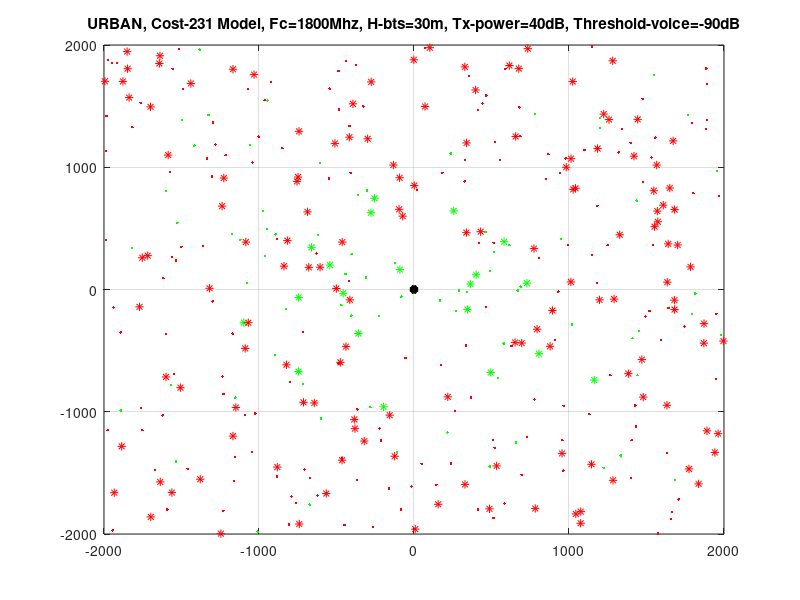
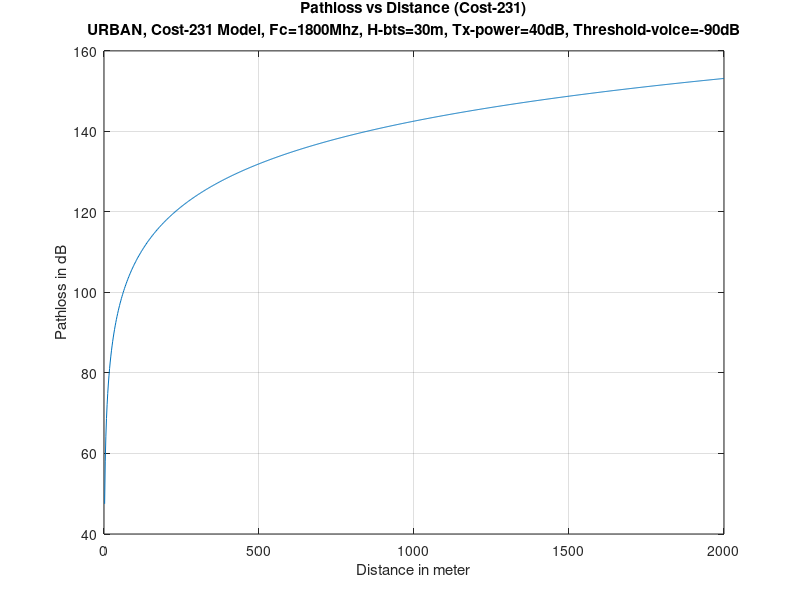
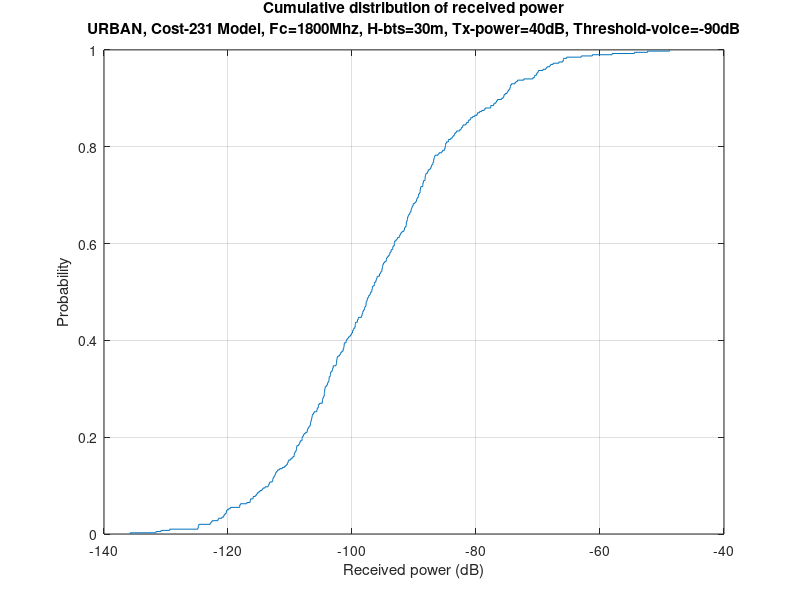

The MATLAB source for these figures, in order: (Note: this script raises an error after producing the figures.)
clc;
clear variables;
close all;

Fc = 1800; % Carrier freq (Mhz) (for LTE in Turkey: 800, 900, 1800, 2100, 2600(only indoor femtocell) 
Cell_size = 2000; % Micro cell (m)
H_bts = 30; % Height of BTS; http://ftp.tiaonline.org/TR-8/TR-8.18.4/Working/WG4-8.18.4_16-05-039-R6%20LTE%20Transmitter%20Characteristics.pdf
H_ue = 3; % Height of user equipment
UE_density = 100; %Active user density (/km2)
UE_number = floor(UE_density*(Cell_size^2/10^6)); % User equipment (phone, tablet ...) number
Threshold_voice= -90 ; % UE connection Threshold_voice (Db)
Threshold_data= -80 ; % UE connection Threshold_data (Db)
Data_UE_rate = 0.4; % Ratio of data requests by UE
Tx_power = 40; % BTS power (dBm)  
Tx_a_gain = 18; % Antenna gain (dBi) 
Tx_c_loss = 2.5; % Antenna  cable loss (dB)
Rx_body_loss = 3; % Body loss at reviever side (dB) (User Body Loss Study for Popular Smartphones - http://ieeexplore.ieee.org/stamp/stamp.jsp?arnumber=7228963)
Tx_EiRP = Tx_power + Tx_a_gain - Tx_c_loss; % Effective isotropic radiated power (dBm)

%% Create UE positions and their distances
UE_database=zeros(UE_number,5); % Matrix for UE positions other UE related informations
UE_database(:,1) = randi([-Cell_size,Cell_size], 1, UE_number); % Create random UE position X (meter)
UE_database(:,2) = randi([-Cell_size,Cell_size], 1, UE_number); % Create random UE position Y (meter)
UE_database(:,3) = sqrt(UE_database(:,1).^2 + UE_database(:,2).^2); % Calculated distance between UE and BTS (meter)
UE_database(:,5) = rand(UE_number,1) < Data_UE_rate; % User type (1=Data, 0=Voice)

%% Calculate received power by UE matrix
% Cost-231 Model (also known as COST-Hata Model) 
% http://mobilityfirst.winlab.rutgers.edu/~narayan/Course/Wless/Lecture_3_RadioPropagationModel_Sneha.pdf
% Fc limit 1500-2000
ahm = 3.2*(log10(1.75*H_ue))^2 - 4.97; % for large cities
A = 46.3 + 33.9*log10(Fc) - 13.82*log10(H_bts) - ahm; 
B = 44.9 - 6.55*log10(H_bts);
C = 3; % 0 for medium-size city and suburban; 3 for metropolitan centers
Pathloss_formula = A + B*log10(UE_database(:,3)/1000) + C; % (dB) (distance in Km)
Shadowing_eff = normrnd (0,12,[UE_number,1]); % http://morse.colorado.edu/~tlen5510/text/classwebch4.html - https://www.quora.com/Wireless-Communication-How-do-we-simulate-Shadow-Fading-using-Matlab-lognrnd-0-%CF%83-or-normrnd-0-%CF%83
UE_database(:,4) = Tx_EiRP - Pathloss_formula - Shadowing_eff - Rx_body_loss; % Received   power by UE 

%% Draw UE positions and their status on map
figure (1);
    plot(0, 0, '*k', 'LineWidth', 3);%BTS at center
    title(['URBAN, Cost-231 Model, Fc=' num2str(Fc) 'Mhz, H-bts=' num2str(H_bts) 'm, Tx-power=' num2str(Tx_power) 'dB, Threshold-voice=' num2str(Threshold_voice) 'dB'])
    hold on;
    grid on;
    for i=1:UE_number
        if UE_database(i,5) %Data
            if UE_database(i,4) > Threshold_data %Connected
                plot(UE_database(i,1), UE_database(i,2), '*g'); 
            else % NOT connected
                plot(UE_database(i,1), UE_database(i,2), '*r'); 
            end
        else %Voice
            if UE_database(i,4) > Threshold_voice %Connected
                plot(UE_database(i,1), UE_database(i,2), '.g'); 
            else % NOT connected
                plot(UE_database(i,1), UE_database(i,2), '.r'); 
            end 
        end 
    end
    

%% Pathloss vs Distance graph for Cost-231 model
figure (2);
    Distance = linspace(0,Cell_size,1000); % 0-2Km, 1K sample
    plot(Distance, A + B*log10(Distance/1000) + C); % Distance in Km
    title({'Pathloss vs Distance (Cost-231)';['URBAN, Cost-231 Model, Fc=' num2str(Fc) 'Mhz, H-bts=' num2str(H_bts) 'm, Tx-power=' num2str(Tx_power) 'dB, Threshold-voice=' num2str(Threshold_voice) 'dB']});
    xlabel('Distance in meter');
    ylabel('Pathloss in dB');
    clear Distance;
    grid on;

%% Cumulative distribution of received power
    figure (3);
        ecdf(UE_database(:,4));
        title({'Cumulative distribution of received power';['URBAN, Cost-231 Model, Fc=' num2str(Fc) 'Mhz, H-bts=' num2str(H_bts) 'm, Tx-power=' num2str(Tx_power) 'dB, Threshold-voice=' num2str(Threshold_voice) 'dB']});
        xlabel('Received power (dB)');
        ylabel('Probability');
        grid on;
        
%% Histogram of received power by UE   
    figure (4);
        histogram(UE_database(:,4));
        title({'Histogram of received power by UE';['URBAN, Cost-231 Model, Fc=' num2str(Fc) 'Mhz, H-bts=' num2str(H_bts) 'm, Tx-power=' num2str(Tx_power) 'dB, Threshold-voice=' num2str(Threshold_voice) 'dB']});
        xlabel('Received power (dB)');
        ylabel('Count');
        grid on;
        
%% Coverage graph
Sample_size = 1000;       
Distance = linspace(0, Cell_size, Sample_size); % 0-2Km, 1K sample
Coverage = zeros(1, Sample_size);
for i=1:1000
    Pathloss_formula = A + B*log10((Distance(i)./1000)*ones(Sample_size, 1)) + C; % Distance in Km; (Sample_size, 1) matrix
    Shadowing_eff = normrnd (0, 12, [Sample_size, 1] ); % (Sample_size, 1) matrix
    Power = Tx_EiRP - Pathloss_formula - Shadowing_eff - Rx_body_loss; % Received power by UE 
    Coverage(i) = length(find(Power > Threshold_voice))/Sample_size; % Find connected UE number
end
clear Power Pathloss_formula Shadowing_eff Sample_size
figure (5);
    plot (Distance, smooth(Coverage)) % Moving average smoothing
    axis([-inf +inf 0 1]) % fix y axis between 0 and 1
    grid on;
    title({'Coverage probability vs Distance';['URBAN, Cost-231 Model, Fc=' num2str(Fc) 'Mhz, H-bts=' num2str(H_bts) 'm, Tx-power=' num2str(Tx_power) 'dB, Threshold-voice=' num2str(Threshold_voice) 'dB']});
    xlabel('Distance (m)');
    ylabel('Probability');